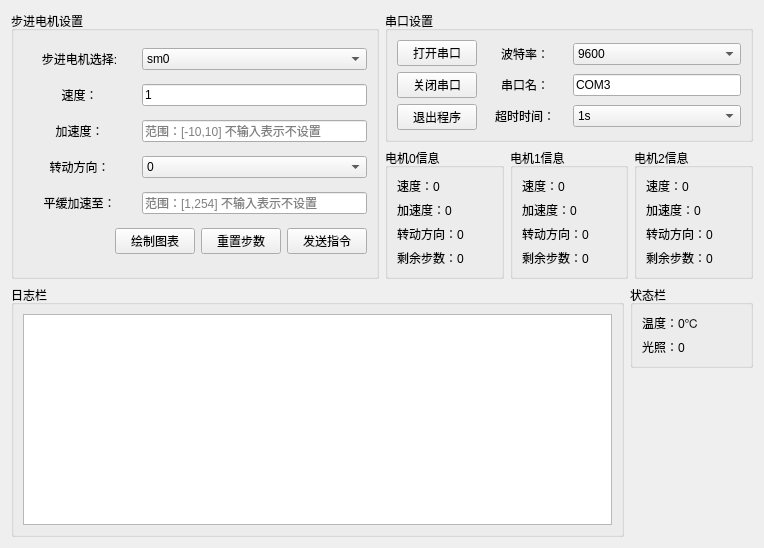
<?xml version="1.0" encoding="UTF-8"?>
<ui version="4.0">
 <class>Form</class>
 <widget class="QWidget" name="Form">
  <property name="geometry">
   <rect>
    <x>0</x>
    <y>0</y>
    <width>764</width>
    <height>548</height>
   </rect>
  </property>
  <property name="windowTitle">
   <string>Form</string>
  </property>
  <layout class="QHBoxLayout" name="horizontalLayout_21">
   <item>
    <layout class="QVBoxLayout" name="verticalLayout_10">
     <item>
      <layout class="QHBoxLayout" name="horizontalLayout_17">
       <item>
        <widget class="QGroupBox" name="sm_setting_box">
         <property name="title">
          <string>步进电机设置</string>
         </property>
         <layout class="QHBoxLayout" name="horizontalLayout_7">
          <item>
           <layout class="QVBoxLayout" name="verticalLayout">
            <item>
             <layout class="QHBoxLayout" name="horizontalLayout" stretch="1,2">
              <item>
               <widget class="QLabel" name="label">
                <property name="text">
                 <string>步进电机选择:</string>
                </property>
                <property name="alignment">
                 <set>Qt::AlignmentFlag::AlignCenter</set>
                </property>
               </widget>
              </item>
              <item>
               <widget class="QComboBox" name="sm_select">
                <property name="currentIndex">
                 <number>0</number>
                </property>
                <item>
                 <property name="text">
                  <string>sm0</string>
                 </property>
                </item>
                <item>
                 <property name="text">
                  <string>sm1</string>
                 </property>
                </item>
                <item>
                 <property name="text">
                  <string>sm2</string>
                 </property>
                </item>
               </widget>
              </item>
             </layout>
            </item>
            <item>
             <layout class="QHBoxLayout" name="horizontalLayout_2" stretch="1,2">
              <item>
               <widget class="QLabel" name="label_2">
                <property name="text">
                 <string>速度：</string>
                </property>
                <property name="alignment">
                 <set>Qt::AlignmentFlag::AlignCenter</set>
                </property>
               </widget>
              </item>
              <item>
               <widget class="QLineEdit" name="sm_speed">
                <property name="whatsThis">
                 <string/>
                </property>
                <property name="text">
                 <string>1</string>
                </property>
                <property name="placeholderText">
                 <string>输入速度范围：[1,255]</string>
                </property>
               </widget>
              </item>
             </layout>
            </item>
            <item>
             <layout class="QHBoxLayout" name="horizontalLayout_3" stretch="1,2">
              <item>
               <widget class="QLabel" name="label_3">
                <property name="text">
                 <string>加速度：</string>
                </property>
                <property name="alignment">
                 <set>Qt::AlignmentFlag::AlignCenter</set>
                </property>
               </widget>
              </item>
              <item>
               <widget class="QLineEdit" name="sm_acc">
                <property name="toolTip">
                 <string>&lt;html&gt;&lt;head/&gt;&lt;body&gt;&lt;p&gt;设置优先级：&lt;/p&gt;&lt;p&gt;加速度；平缓加速；速度和转动方向&lt;/p&gt;&lt;/body&gt;&lt;/html&gt;</string>
                </property>
                <property name="text">
                 <string/>
                </property>
                <property name="placeholderText">
                 <string>范围：[-10,10] 不输入表示不设置</string>
                </property>
               </widget>
              </item>
             </layout>
            </item>
            <item>
             <layout class="QHBoxLayout" name="horizontalLayout_4" stretch="1,2">
              <item>
               <widget class="QLabel" name="label_4">
                <property name="text">
                 <string>转动方向：</string>
                </property>
                <property name="alignment">
                 <set>Qt::AlignmentFlag::AlignCenter</set>
                </property>
               </widget>
              </item>
              <item>
               <widget class="QComboBox" name="sm_dir">
                <item>
                 <property name="text">
                  <string>0</string>
                 </property>
                </item>
                <item>
                 <property name="text">
                  <string>1</string>
                 </property>
                </item>
               </widget>
              </item>
             </layout>
            </item>
            <item>
             <layout class="QHBoxLayout" name="horizontalLayout_5" stretch="1,2">
              <item>
               <widget class="QLabel" name="label_5">
                <property name="text">
                 <string>平缓加速至：</string>
                </property>
                <property name="alignment">
                 <set>Qt::AlignmentFlag::AlignCenter</set>
                </property>
               </widget>
              </item>
              <item>
               <widget class="QLineEdit" name="sm_smooth_speed">
                <property name="text">
                 <string/>
                </property>
                <property name="placeholderText">
                 <string>范围：[1,254] 不输入表示不设置</string>
                </property>
               </widget>
              </item>
             </layout>
            </item>
            <item>
             <layout class="QHBoxLayout" name="horizontalLayout_6" stretch="2,1,1,1">
              <item>
               <spacer name="horizontalSpacer">
                <property name="orientation">
                 <enum>Qt::Orientation::Horizontal</enum>
                </property>
                <property name="sizeHint" stdset="0">
                 <size>
                  <width>40</width>
                  <height>20</height>
                 </size>
                </property>
               </spacer>
              </item>
              <item>
               <widget class="QPushButton" name="mat_btn">
                <property name="text">
                 <string>绘制图表</string>
                </property>
               </widget>
              </item>
              <item>
               <widget class="QPushButton" name="reset_step_btn">
                <property name="text">
                 <string>重置步数</string>
                </property>
               </widget>
              </item>
              <item>
               <widget class="QPushButton" name="send_btn">
                <property name="text">
                 <string>发送指令</string>
                </property>
               </widget>
              </item>
             </layout>
            </item>
           </layout>
          </item>
         </layout>
        </widget>
       </item>
       <item>
        <layout class="QVBoxLayout" name="verticalLayout_7">
         <item>
          <widget class="QGroupBox" name="serial_setting_box">
           <property name="title">
            <string>串口设置</string>
           </property>
           <layout class="QHBoxLayout" name="horizontalLayout_16">
            <item>
             <layout class="QHBoxLayout" name="horizontalLayout_15">
              <item>
               <layout class="QVBoxLayout" name="verticalLayout_5">
                <item>
                 <widget class="QPushButton" name="open_serial_btn">
                  <property name="text">
                   <string>打开串口</string>
                  </property>
                 </widget>
                </item>
                <item>
                 <widget class="QPushButton" name="close_serial_btn">
                  <property name="text">
                   <string>关闭串口</string>
                  </property>
                 </widget>
                </item>
                <item>
                 <widget class="QPushButton" name="exit_btn">
                  <property name="text">
                   <string>退出程序</string>
                  </property>
                 </widget>
                </item>
               </layout>
              </item>
              <item>
               <layout class="QVBoxLayout" name="verticalLayout_6">
                <item>
                 <layout class="QHBoxLayout" name="horizontalLayout_12" stretch="1,2">
                  <item>
                   <widget class="QLabel" name="label_6">
                    <property name="text">
                     <string>波特率：</string>
                    </property>
                    <property name="alignment">
                     <set>Qt::AlignmentFlag::AlignCenter</set>
                    </property>
                   </widget>
                  </item>
                  <item>
                   <widget class="QComboBox" name="baudrate_select">
                    <property name="currentIndex">
                     <number>3</number>
                    </property>
                    <item>
                     <property name="text">
                      <string>1200</string>
                     </property>
                    </item>
                    <item>
                     <property name="text">
                      <string>2400</string>
                     </property>
                    </item>
                    <item>
                     <property name="text">
                      <string>4800</string>
                     </property>
                    </item>
                    <item>
                     <property name="text">
                      <string>9600</string>
                     </property>
                    </item>
                   </widget>
                  </item>
                 </layout>
                </item>
                <item>
                 <layout class="QHBoxLayout" name="horizontalLayout_13" stretch="1,2">
                  <item>
                   <widget class="QLabel" name="label_7">
                    <property name="text">
                     <string>串口名：</string>
                    </property>
                    <property name="alignment">
                     <set>Qt::AlignmentFlag::AlignCenter</set>
                    </property>
                   </widget>
                  </item>
                  <item>
                   <widget class="QLineEdit" name="port_name">
                    <property name="text">
                     <string>COM3</string>
                    </property>
                   </widget>
                  </item>
                 </layout>
                </item>
                <item>
                 <layout class="QHBoxLayout" name="horizontalLayout_14" stretch="1,2">
                  <item>
                   <widget class="QLabel" name="label_8">
                    <property name="text">
                     <string>超时时间：</string>
                    </property>
                    <property name="alignment">
                     <set>Qt::AlignmentFlag::AlignCenter</set>
                    </property>
                   </widget>
                  </item>
                  <item>
                   <widget class="QComboBox" name="timeout_select">
                    <property name="currentIndex">
                     <number>1</number>
                    </property>
                    <item>
                     <property name="text">
                      <string>0.5s</string>
                     </property>
                    </item>
                    <item>
                     <property name="text">
                      <string>1s</string>
                     </property>
                    </item>
                    <item>
                     <property name="text">
                      <string>1.5s</string>
                     </property>
                    </item>
                    <item>
                     <property name="text">
                      <string>2s</string>
                     </property>
                    </item>
                   </widget>
                  </item>
                 </layout>
                </item>
               </layout>
              </item>
             </layout>
            </item>
           </layout>
          </widget>
         </item>
         <item>
          <layout class="QHBoxLayout" name="horizontalLayout_11">
           <item>
            <widget class="QGroupBox" name="sm0_box">
             <property name="title">
              <string>电机0信息</string>
             </property>
             <layout class="QHBoxLayout" name="horizontalLayout_8">
              <item>
               <layout class="QVBoxLayout" name="verticalLayout_2">
                <item>
                 <widget class="QLabel" name="sm0_speed">
                  <property name="text">
                   <string>速度：0</string>
                  </property>
                 </widget>
                </item>
                <item>
                 <widget class="QLabel" name="sm0_acc">
                  <property name="text">
                   <string>加速度：0</string>
                  </property>
                 </widget>
                </item>
                <item>
                 <widget class="QLabel" name="sm0_dir">
                  <property name="text">
                   <string>转动方向：0</string>
                  </property>
                 </widget>
                </item>
                <item>
                 <widget class="QLabel" name="sm0_rest_step">
                  <property name="text">
                   <string>剩余步数：0</string>
                  </property>
                 </widget>
                </item>
               </layout>
              </item>
             </layout>
            </widget>
           </item>
           <item>
            <widget class="QGroupBox" name="sm1_box">
             <property name="title">
              <string>电机1信息</string>
             </property>
             <layout class="QHBoxLayout" name="horizontalLayout_10">
              <item>
               <layout class="QVBoxLayout" name="verticalLayout_4">
                <item>
                 <widget class="QLabel" name="sm1_speed">
                  <property name="text">
                   <string>速度：0</string>
                  </property>
                 </widget>
                </item>
                <item>
                 <widget class="QLabel" name="sm1_acc">
                  <property name="text">
                   <string>加速度：0</string>
                  </property>
                 </widget>
                </item>
                <item>
                 <widget class="QLabel" name="sm1_dir">
                  <property name="text">
                   <string>转动方向：0</string>
                  </property>
                 </widget>
                </item>
                <item>
                 <widget class="QLabel" name="sm1_rest_step">
                  <property name="text">
                   <string>剩余步数：0</string>
                  </property>
                 </widget>
                </item>
               </layout>
              </item>
             </layout>
            </widget>
           </item>
           <item>
            <widget class="QGroupBox" name="sm2_box">
             <property name="title">
              <string>电机2信息</string>
             </property>
             <layout class="QHBoxLayout" name="horizontalLayout_9">
              <item>
               <layout class="QVBoxLayout" name="verticalLayout_3">
                <item>
                 <widget class="QLabel" name="sm2_speed">
                  <property name="text">
                   <string>速度：0</string>
                  </property>
                 </widget>
                </item>
                <item>
                 <widget class="QLabel" name="sm2_acc">
                  <property name="text">
                   <string>加速度：0</string>
                  </property>
                 </widget>
                </item>
                <item>
                 <widget class="QLabel" name="sm2_dir">
                  <property name="text">
                   <string>转动方向：0</string>
                  </property>
                 </widget>
                </item>
                <item>
                 <widget class="QLabel" name="sm2_rest_step">
                  <property name="text">
                   <string>剩余步数：0</string>
                  </property>
                 </widget>
                </item>
               </layout>
              </item>
             </layout>
            </widget>
           </item>
          </layout>
         </item>
        </layout>
       </item>
      </layout>
     </item>
     <item>
      <layout class="QHBoxLayout" name="horizontalLayout_20" stretch="5,1">
       <item>
        <widget class="QGroupBox" name="groupBox_6">
         <property name="title">
          <string>日志栏</string>
         </property>
         <layout class="QHBoxLayout" name="horizontalLayout_18">
          <item>
           <widget class="QPlainTextEdit" name="log_plain">
            <property name="toolTip">
             <string/>
            </property>
           </widget>
          </item>
         </layout>
        </widget>
       </item>
       <item>
        <layout class="QVBoxLayout" name="verticalLayout_9">
         <item>
          <widget class="QGroupBox" name="groupBox">
           <property name="title">
            <string>状态栏</string>
           </property>
           <layout class="QHBoxLayout" name="horizontalLayout_19">
            <item>
             <layout class="QVBoxLayout" name="verticalLayout_8">
              <item>
               <widget class="QLabel" name="tem_label">
                <property name="text">
                 <string>温度：0℃</string>
                </property>
               </widget>
              </item>
              <item>
               <widget class="QLabel" name="light_label">
                <property name="text">
                 <string>光照：0</string>
                </property>
               </widget>
              </item>
             </layout>
            </item>
           </layout>
          </widget>
         </item>
         <item>
          <spacer name="verticalSpacer">
           <property name="orientation">
            <enum>Qt::Orientation::Vertical</enum>
           </property>
           <property name="sizeHint" stdset="0">
            <size>
             <width>20</width>
             <height>40</height>
            </size>
           </property>
          </spacer>
         </item>
        </layout>
       </item>
      </layout>
     </item>
    </layout>
   </item>
  </layout>
 </widget>
 <resources/>
 <connections/>
</ui>
